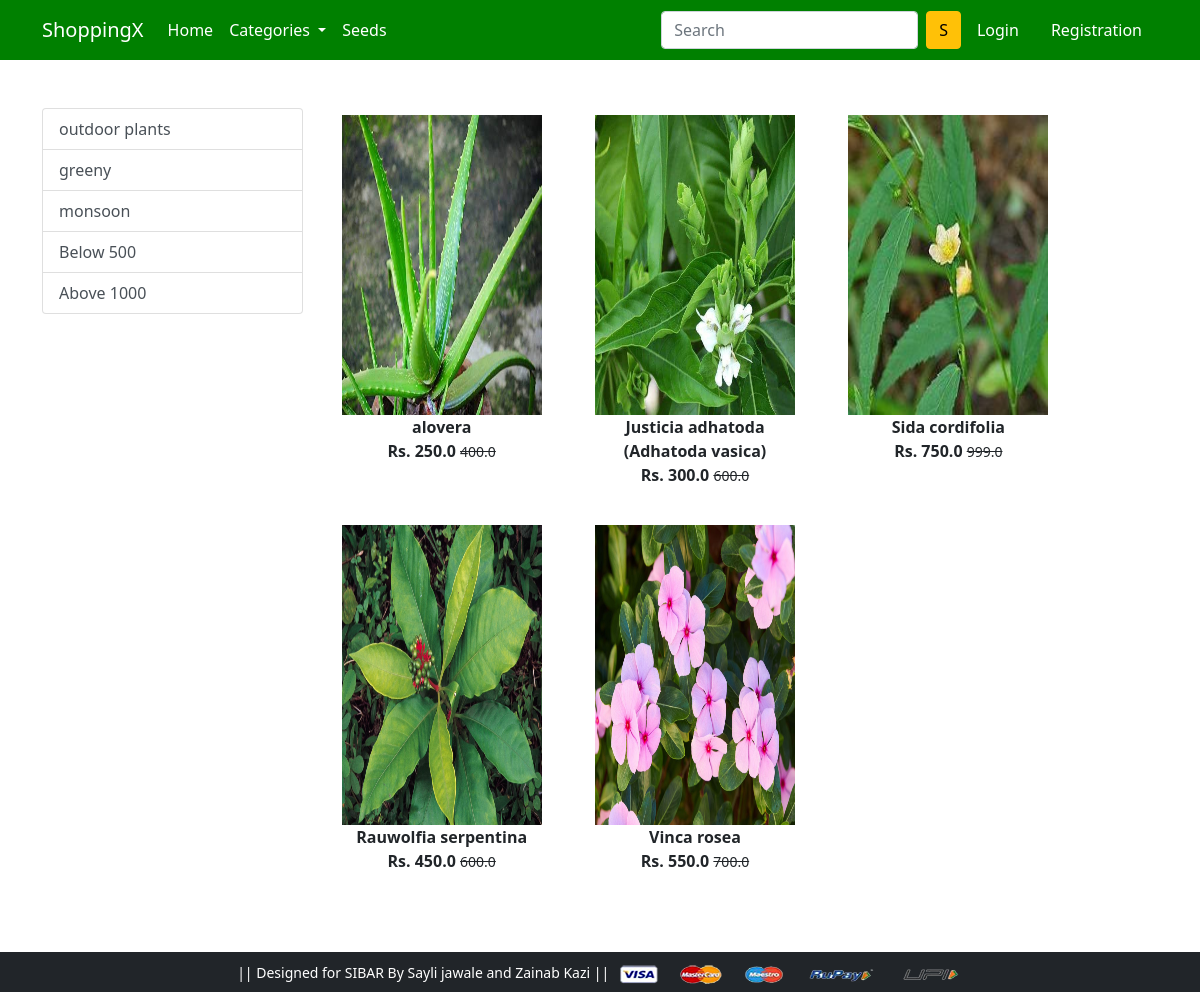
The app's page /outdoor/ with its own data.
### app/models.py (models this page shows, shortened)
class Product(models.Model):
 title = models.CharField(max_length=100)
 selling_price = models.FloatField()
 discounted_price = models.FloatField()
 description = models.TextField()
 brand = models.CharField(max_length=100)
 category = models.CharField( choices=CATEGORY_CHOICES, max_length=2)
 product_image = models.ImageField(upload_to='productimg')

### app/views.py (the view)
# urls.py: path('outdoor/', views.outdoor, name='outdoor'),
def outdoor(request, data=None):
	totalitem = 0
	if request.user.is_authenticated:
		totalitem = len(Cart.objects.filter(user=request.user))
	if data==None :
			outdoor_plants = Product.objects.filter(category='BW')
	elif data == 'greeny' :
			outdoor_plants = Product.objects.filter(category='BW').filter(brand=data)
	elif data == 'monsoon':
			outdoor_plants = Product.objects.filter(category='BW').filter(brand=data)
	elif data == 'below':
			outdoor_plants = Product.objects.filter(category='BW').filter(discounted_price__lt=500)
	elif data == 'above':
			outdoor_plants = Product.objects.filter(category='BW').filter(discounted_price__gt=1000)
	return render(request, 'app/outdoor.html', {'outdoor_plants':outdoor_plants, 'totalitem':totalitem})

### app/templates/app/outdoor.html (shortened to what this page needs)
{% extends 'app/base.html' %}
{% load static %}
{% block main-content %}
<div class="container my-5">
 <div class="row">
  <div class="col-sm-3">
   <div class="list-group">
     <a href="{% url 'outdoor' %}" class="list-group-item list-group-item-action" aria-current="true">outdoor plants</a>
     <a href="{% url 'outdoordata' 'greeny'  %}" class="list-group-item list-group-item-action" aria-current="true">greeny</a>
    <a href="{% url 'outdoordata' 'monsoon'  %}" class="list-group-item list-group-item-action">monsoon</a>
     <a href="{% url 'outdoordata' 'below'  %}" class="list-group-item list-group-item-action">Below 500</a>
     <a href="{% url 'outdoordata' 'above'  %}" class="list-group-item list-group-item-action">Above 1000</a>
   </div>
  </div>
  <div class="col-sm-8">
   <div class="row">
    {% for product in outdoor_plants %}
     <div class="col-sm-4 text-center mb-4">
      <a href="{% url 'product-detail' product.id %}" class="btn">
       <div class="item">
        <img src="{{product.product_image.url}}" alt="" height="300" width="200" class="">
        <div class="fw-bold">{{product.title}}</div>
        <div class="fw-bold">Rs. {{product.discounted_price}} <small class="fw-light text-decoration-line-through">{{product.selling_price}}</small></div>
       </div>
      </a>
     </div>
    {% endfor %}
   </div>
  </div>
 </div>
</div>
{% endblock main-content %}

### records on screen
Product: product_image (picture), title "alovera", discounted_price "250.0", selling_price "400.0"
Product: product_image (picture), title "Justicia adhatoda (Adhatoda vasica)", discounted_price "300.0", selling_price "600.0"
Product: product_image (picture), title "Sida cordifolia", discounted_price "750.0", selling_price "999.0"
Product: product_image (picture), title "Rauwolfia serpentina", discounted_price "450.0", selling_price "600.0"
Product: product_image (picture), title "Vinca rosea", discounted_price "550.0", selling_price "700.0"
